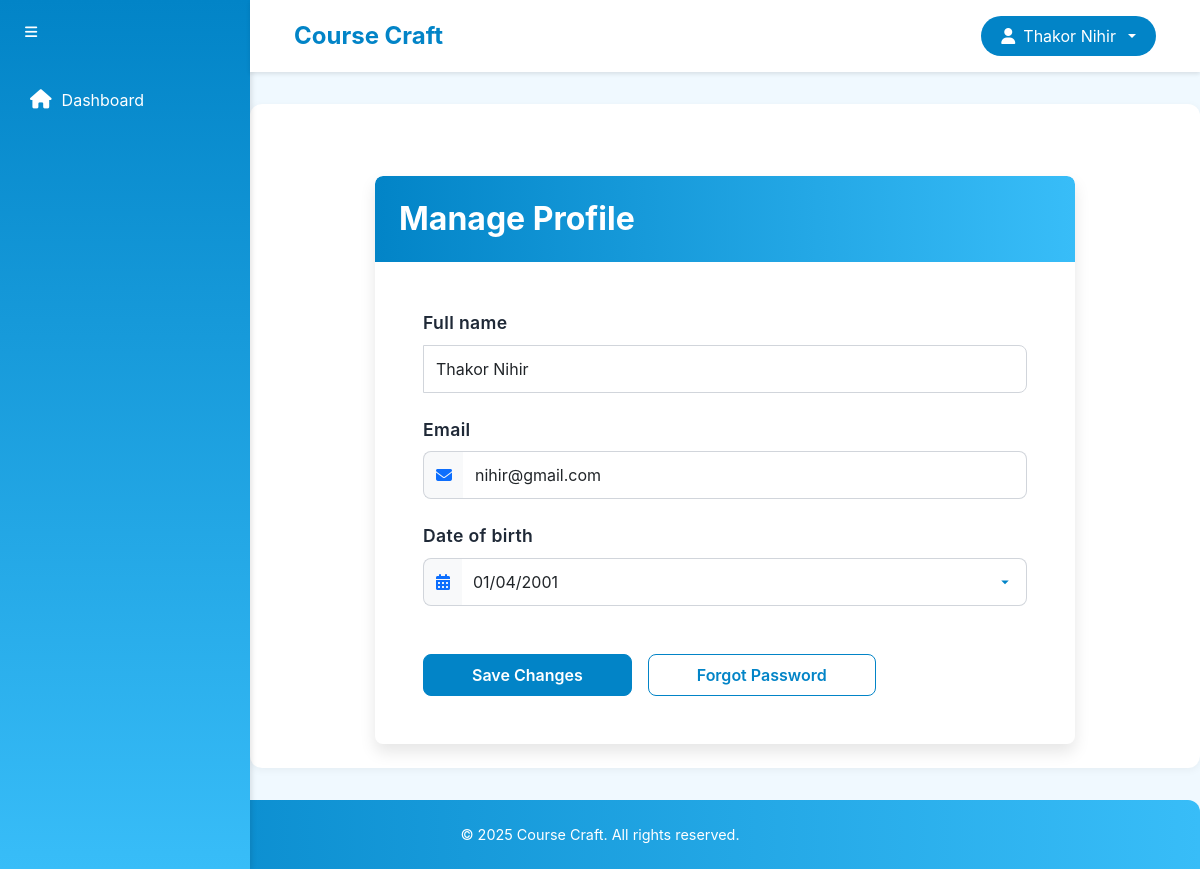
Screenshot of /teacher/manage-profile/ (signed in) with the database file from the repository.
### account/models.py (models this page shows, shortened)
class User(AbstractBaseUser, PermissionsMixin):
    username = models.CharField(max_length=150, unique=True)
    full_name = models.CharField(max_length=255)
    date_of_birth = models.DateField()
    email = models.EmailField(unique=True)
    is_teacher = models.IntegerField(default=0)  # 0 for student, 1 for teacher
    created_at = models.DateTimeField(default=timezone.now)
    is_active = models.BooleanField(default=True)
    is_staff = models.BooleanField(default=False)
    objects = UserManager()
    USERNAME_FIELD = 'username'
    REQUIRED_FIELDS = ['email', 'full_name', 'date_of_birth']

### teacher/views.py (the view)
# urls.py: path('manage-profile/', views.manage_profile, name='manage_profile'),
@login_required
def manage_profile(request):
    if not request.user.is_teacher:
        return redirect('student:dashboard')
    user = request.user
    if request.method == 'POST':
        form = TeacherProfileForm(request.POST, instance=user)
        if form.is_valid():
            form.save()
            return redirect('teacher:manage_profile')
    else:
        form = TeacherProfileForm(instance=user)
    return render(request, 'teacher/manage_profile.html', {'form': form})

### teacher/forms.py
class TeacherProfileForm(forms.ModelForm):
    class Meta:
        model = User
        fields = ['full_name', 'email', 'date_of_birth']
        widgets = {
            'date_of_birth': forms.DateInput(attrs={'type': 'date'}),
        }

### templates/teacher/manage_profile.html (shortened to what this page needs)
{% extends 'teacher/base.html' %}
{% block content %}
<div class="container mt-5">
    <div class="card shadow-lg border-0 rounded-3 mx-auto" style="max-width: 700px;">
        <div class="card-header bg-primary text-white rounded-top-3 p-4">
            <h2 class="mb-0 fw-bold">Manage Profile</h2>
        </div>
        <div class="card-body p-5">
            <form method="post" novalidate>
                <div class="row g-4">
                    {% for field in form %}
                        <div class="col-12">
                            <label for="{{ field.id_for_label }}" class="form-label fw-semibold text-dark mb-2">{{ field.label }}</label>
                            <div class="input-group">
                                {% if field.name == 'email' %}
                                    <span class="input-group-text bg-light border-end-0"><i class="fas fa-envelope text-primary"></i></span>
                                    <input type="email" class="form-control border-start-0" id="{{ field.id_for_label }}" name="{{ field.name }}" value="{{ field.value|default_if_none:'' }}" placeholder="Enter your email" {% if field.field.required %}required{% endif %}>
                                {% elif field.name == 'first_name' %}
                                    <span class="input-group-text bg-light border-end-0"><i class="fas fa-id-card text-primary"></i></span>
                                    <input type="text" class="form-control border-start-0" id="{{ field.id_for_label }}" name="{{ field.name }}" value="{{ field.value|default_if_none:'' }}" placeholder="Enter your first name">
                                {% elif field.name == 'last_name' %}
                                    <span class="input-group-text bg-light border-end-0"><i class="fas fa-id-card text-primary"></i></span>
                                    <input type="text" class="form-control border-start-0" id="{{ field.id_for_label }}" name="{{ field.name }}" value="{{ field.value|default_if_none:'' }}" placeholder="Enter your last name">
                                {% elif field.name == 'date_of_birth' %}
                                    <span class="input-group-text bg-light border-end-0"><i class="fas fa-calendar-alt text-primary"></i></span>
                                    <input type="date" class="form-control border-start-0 date-picker" id="{{ field.id_for_label }}" name="{{ field.name }}" value="{{ field.value|date:'Y-m-d'|default_if_none:'' }}" placeholder="Select your date of birth">
                                {% else %}
                                    <input type="text" class="form-control" id="{{ field.id_for_label }}" name="{{ field.name }}" value="{{ field.value|default_if_none:'' }}" placeholder="Enter {{ field.label|lower }}" {% if field.field.required %}required{% endif %}>
                                {% endif %}
                            </div>
                        </div>
                    {% endfor %}
                </div>
                <div class="d-flex gap-3 mt-5 justify-content-between align-items-center flex-wrap">
                    <div class="d-flex gap-3 flex-wrap">
                        <button type="submit" class="btn btn-primary px-5 py-2 fw-semibold">Save Changes</button>
                        <button type="button" class="btn btn-outline-primary px-5 py-2 fw-semibold" onclick="window.location.href='#'">Forgot Password</button>
            </form>
        </div>
    </div>
</div>
{% endblock %}

### templates/teacher/base.html (shortened to what this page needs)
<!DOCTYPE html>
<html lang="en">
<head>
    <link href="https://cdn.jsdelivr.net/npm/bootstrap@5.3.3/dist/css/bootstrap.min.css" rel="stylesheet">
    <link href="https://cdnjs.cloudflare.com/ajax/libs/font-awesome/6.4.2/css/all.min.css" rel="stylesheet">
</head>
<body>
    <div class="bg-primary text-white position-fixed h-100 sidebar" id="sidebar">
        <button class="btn btn-sm text-white mt-3 ms-3" onclick="toggleSidebar()">
            <i class="fas fa-bars"></i>
        </button>
        <nav class="nav flex-column mt-4">
            <a class="nav-link" href="{% url 'dashboard' %}"><i class="fas fa-home"></i><span>Dashboard</span></a>
        </nav>
    </div>
    <div class="main-content" id="mainContent">
        <nav class="navbar navbar-expand-lg navbar-light bg-light">
            <div class="container-fluid justify-content-between">
                <span class="navbar-brand mb-0 h1">Course Craft</span>
                <div class="dropdown">
                    <button class="btn btn-secondary dropdown-toggle" type="button" id="userDropdown" data-bs-toggle="dropdown" aria-expanded="false">
                        <i class="fas fa-user"></i>
                        <span>{{ user.full_name }}</span>
                    </button>
                </div>
            </div>
        </nav>
        <main class="container py-4">
            {% block content %}{% endblock %}
        </main>
    </div>
    <footer class="mt-auto">
        © 2025 Course Craft. All rights reserved.
    </footer>
</body>
</html>

### templates/teacher/base.html (style rules this page uses)
:root { --primary-blue: #0284c7; --secondary-blue: #38bdf8; --light-blue: #e0f2fe; --text-color: #1f2937; }
body { min-height: 100vh; display: flex; flex-direction: column; font-family: 'Inter', -apple-system, BlinkMacSystemFont, sans-serif; background-color: #f0f9ff; }
.sidebar { width: 250px; transition: width 0.3s ease-in-out; background: linear-gradient(180deg, var(--primary-blue), var(--secondary-blue)); box-shadow: 2px 0 5px rgba(0,0,0,0.1); }
.sidebar .nav-link { color: white; padding: 12px 20px; border-radius: 8px; margin: 5px 10px; transition: all 0.3s ease; display: flex; align-items: center; gap: 10px; }
.sidebar .nav-link i { font-size: 1.2rem; }
.main-content { flex-grow: 1; margin-left: 250px; transition: margin-left 0.3s ease-in-out; }
.navbar { background: white !important; box-shadow: 0 2px 4px rgba(0,0,0,0.1); padding: 1rem 2rem; }
.navbar-brand { font-weight: 700; color: var(--primary-blue) !important; font-size: 1.5rem; }
.dropdown-toggle { background: var(--primary-blue) !important; border: none; border-radius: 25px; padding: 8px 20px; transition: all 0.3s ease; display: flex; align-items: center; gap: 8px; color: white; }
main { background: white; border-radius: 12px; box-shadow: 0 2px 8px rgba(0,0,0,0.05); margin: 2rem; padding: 2rem; }
footer { background: linear-gradient(90deg, var(--primary-blue), var(--secondary-blue)); color: white; padding: 1.5rem; text-align: center; font-size: 0.9rem; border-top-left-radius: 12px; border-top-right-radius: 12px; }

### templates/teacher/manage_profile.html (style rules this page uses)
.card { background: white; border-radius: 12px; overflow: hidden; transition: transform 0.3s ease, box-shadow 0.3s ease; }
.card-header { background: linear-gradient(90deg, var(--primary-blue), var(--secondary-blue)) !important; border-bottom: none; }
.form-control { border: 1px solid #d1d5db; border-radius: 0 8px 8px 0; padding: 12px; font-size: 1rem; transition: border-color 0.3s ease, box-shadow 0.3s ease; height: 48px; background: #fff; }
.date-picker { appearance: none; -webkit-appearance: none; -moz-appearance: none; background-size: 18px; }
.input-group-text { border: 1px solid #d1d5db; border-radius: 8px 0 0 8px; background: #f9fafb; color: var(--primary-blue); padding: 0 12px; display: flex; align-items: center; height: 48px; transition: background 0.3s ease; }
.form-label { color: var(--text-color); font-size: 1.1rem; margin-bottom: 0.75rem; letter-spacing: 0.02em; }
.btn-primary { background-color: var(--primary-blue); border-color: var(--primary-blue); border-radius: 8px; padding: 12px 24px; font-size: 1rem; transition: all 0.3s ease; }
.btn-outline-primary { color: var(--primary-blue); border-color: var(--primary-blue); border-radius: 8px; padding: 12px 24px; font-size: 1rem; transition: all 0.3s ease; }
.text-dark { color: var(--text-color) !important; }
.shadow-lg { box-shadow: 0 8px 16px rgba(0, 0, 0, 0.1) !important; }
.form-control::placeholder { color: #9ca3af; font-style: italic; }

### rows the page displays
User: full_name "Thakor Nihir", full_name "Thakor Nihir", email "nihir@gmail.com", date_of_birth "01/04/2001"

### other values shown
{{ field.label }} "Full name" "Email" "Date of birth"
